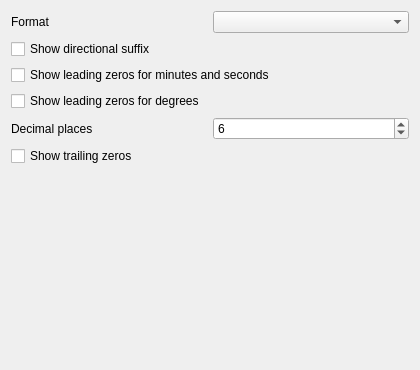
<?xml version="1.0" encoding="UTF-8"?>
<ui version="4.0">
 <class>QgsGeographicCoordinateNumericFormatWidgetBase</class>
 <widget class="QgsPanelWidget" name="QgsGeographicCoordinateNumericFormatWidgetBase">
  <property name="geometry">
   <rect>
    <x>0</x>
    <y>0</y>
    <width>420</width>
    <height>370</height>
   </rect>
  </property>
  <property name="windowTitle">
   <string notr="true">Form</string>
  </property>
  <layout class="QGridLayout" name="gridLayout">
   <item row="10" column="0">
    <spacer name="verticalSpacer">
     <property name="orientation">
      <enum>Qt::Vertical</enum>
     </property>
     <property name="sizeHint" stdset="0">
      <size>
       <width>20</width>
       <height>40</height>
      </size>
     </property>
    </spacer>
   </item>
   <item row="0" column="0">
    <widget class="QLabel" name="label_2">
     <property name="text">
      <string>Format</string>
     </property>
    </widget>
   </item>
   <item row="1" column="0" colspan="2">
    <widget class="QCheckBox" name="mShowDirectionalSuffixCheckBox">
     <property name="text">
      <string>Show directional suffix</string>
     </property>
    </widget>
   </item>
   <item row="6" column="0" colspan="2">
    <widget class="QCheckBox" name="mShowLeadingZerosForDegreesCheckBox">
     <property name="text">
      <string>Show leading zeros for degrees</string>
     </property>
    </widget>
   </item>
   <item row="0" column="1">
    <widget class="QComboBox" name="mFormatComboBox"/>
   </item>
   <item row="5" column="0" colspan="2">
    <widget class="QCheckBox" name="mShowLeadingZerosCheckBox">
     <property name="text">
      <string>Show leading zeros for minutes and seconds</string>
     </property>
    </widget>
   </item>
   <item row="7" column="0">
    <widget class="QLabel" name="label">
     <property name="text">
      <string>Decimal places</string>
     </property>
    </widget>
   </item>
   <item row="7" column="1">
    <widget class="QgsSpinBox" name="mDecimalsSpinBox">
     <property name="value">
      <number>6</number>
     </property>
    </widget>
   </item>
   <item row="8" column="0" colspan="2">
    <widget class="QCheckBox" name="mShowTrailingZerosCheckBox">
     <property name="text">
      <string>Show trailing zeros</string>
     </property>
    </widget>
   </item>
  </layout>
 </widget>
 <customwidgets>
  <customwidget>
   <class>QgsSpinBox</class>
   <extends>QSpinBox</extends>
   <header>qgsspinbox.h</header>
  </customwidget>
  <customwidget>
   <class>QgsPanelWidget</class>
   <extends>QWidget</extends>
   <header>qgspanelwidget.h</header>
   <container>1</container>
  </customwidget>
 </customwidgets>
 <tabstops>
  <tabstop>mFormatComboBox</tabstop>
  <tabstop>mShowDirectionalSuffixCheckBox</tabstop>
  <tabstop>mShowLeadingZerosCheckBox</tabstop>
  <tabstop>mShowLeadingZerosForDegreesCheckBox</tabstop>
  <tabstop>mDecimalsSpinBox</tabstop>
  <tabstop>mShowTrailingZerosCheckBox</tabstop>
 </tabstops>
 <resources/>
 <connections/>
</ui>
